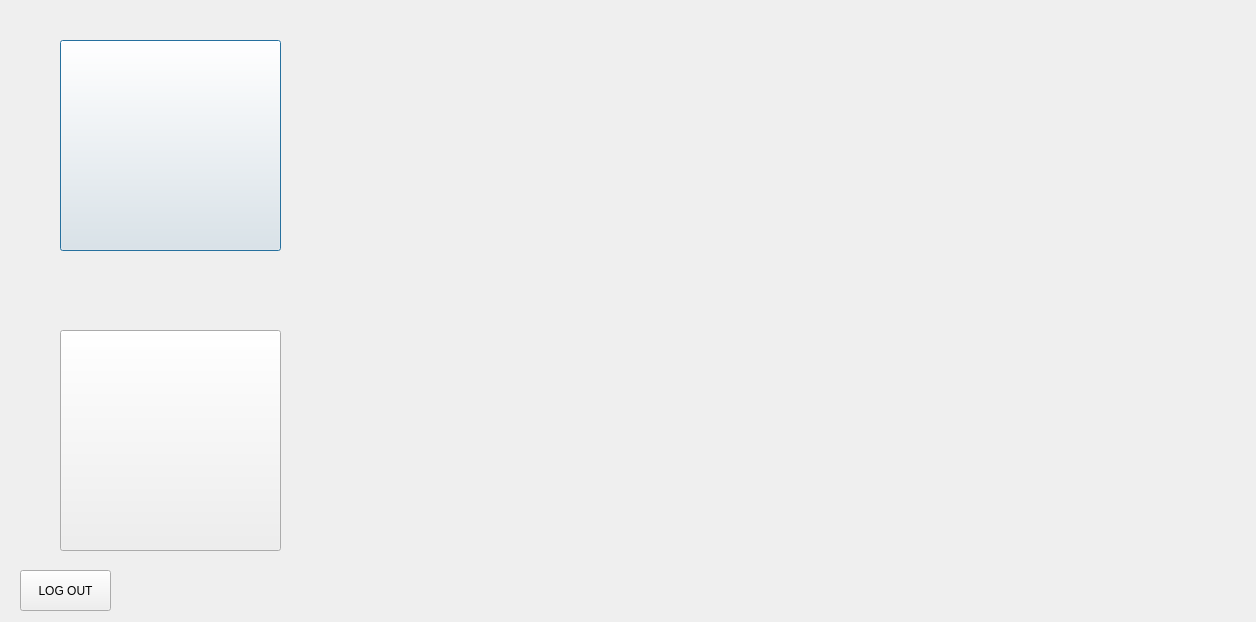
<?xml version="1.0" encoding="UTF-8"?>
<ui version="4.0">
 <class>Dialogbaaedlogin</class>
 <widget class="QDialog" name="Dialogbaaedlogin">
  <property name="geometry">
   <rect>
    <x>0</x>
    <y>0</y>
    <width>1256</width>
    <height>622</height>
   </rect>
  </property>
  <property name="windowTitle">
   <string>Dialog</string>
  </property>
  <property name="styleSheet">
   <string notr="true">background-image: url(:/res/img/menubaaedlogin.PNG);</string>
  </property>
  <widget class="QPushButton" name="pushButton">
   <property name="geometry">
    <rect>
     <x>60</x>
     <y>40</y>
     <width>221</width>
     <height>211</height>
    </rect>
   </property>
   <property name="styleSheet">
    <string notr="true">background-image: url(:/res/img/empbut.PNG);</string>
   </property>
   <property name="text">
    <string/>
   </property>
  </widget>
  <widget class="QPushButton" name="pushButton_2">
   <property name="geometry">
    <rect>
     <x>60</x>
     <y>330</y>
     <width>221</width>
     <height>221</height>
    </rect>
   </property>
   <property name="styleSheet">
    <string notr="true">background-image: url(:/res/img/vehibut.PNG);</string>
   </property>
   <property name="text">
    <string/>
   </property>
  </widget>
  <widget class="QPushButton" name="pushButton_3">
   <property name="geometry">
    <rect>
     <x>20</x>
     <y>570</y>
     <width>91</width>
     <height>41</height>
    </rect>
   </property>
   <property name="text">
    <string>LOG OUT</string>
   </property>
  </widget>
 </widget>
 <resources/>
 <connections/>
</ui>
